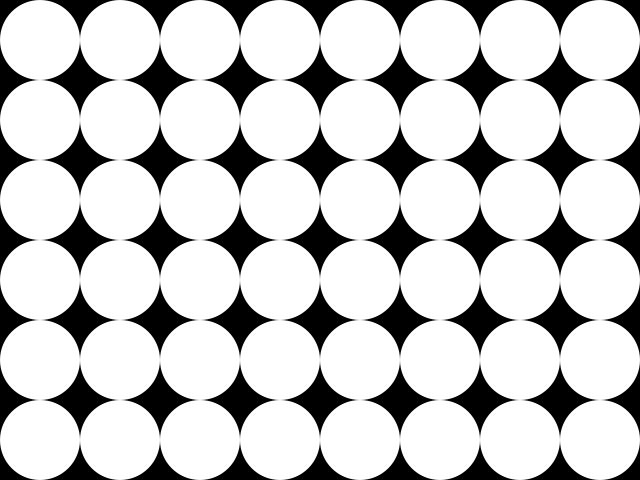
Frame 1 (no input)
Frame 60 (the mouse pressed at the canvas centre just before this capture): identical to frame 1, image omitted
Frame 120 (the mouse held since frame 60 and released just before this capture): identical to frame 1, image omitted

The Processing sketch that drew this single still picture (run headless with seeded random() and noise(); from frame 60 on, the mouse is pressed at the canvas centre):

// Processing sketch: processing_163324
// ── processing_163324.pde

/*
Code by Daniel Fernandes
Circle pattern with switchable colors

----------------------
Click to switch colors
----------------------
*/

//Defines size of the circle
float circleSize = 80;

//Define colors (first value for the background, second value from the circle)
int colorValue, colorValue2;
boolean colorSwitch;

void setup(){
  //Size of the sketch
  size(640,480);
  
  //Needed to start the sketch with this color for the circle, or it would start completely black :P
  colorValue2 = 255;
  
}

//Draw some stuff
void draw(){
  
  //Define the background color
  background(colorValue);
  
  //Call the pattern function
  drawPattern();
  
}

//The function which draws the pattern
void drawPattern(){
  
  //Used to jump a line after a full line of circles
  int lineJumper = -1;
  
  //
  int auxJumper = 0;
  
  //Here's the for loop! =D
  for (int i = 0; i < 48; i+=1){
    
    //This structure makes the pattern jump a line after eight circles
    if (i%8 == 0){
    
      lineJumper+=2;
      auxJumper = 0;
     
    } else{
     
        auxJumper++;  
    
      }
    
    //Debugging the jump line
    print(i + "   " + lineJumper + "\n");
    
    //Draw no strokes on the circle
    noStroke();
     
    //Finally, draws the circle 
    ellipse(auxJumper * circleSize + circleSize/2, circleSize/2 * lineJumper, circleSize, circleSize);
    fill(colorValue2);
     
  }  //End of the for loop
    
}

//Switch the colors between black and white 
void mouseReleased (){
  
  if(colorSwitch){
    
     colorValue = 0;
     colorValue2 = 255;
     colorSwitch = false;
     
  } else {
    
      colorValue = 255;
      colorValue2 = 0;
      colorSwitch = true;
     
    }

}
